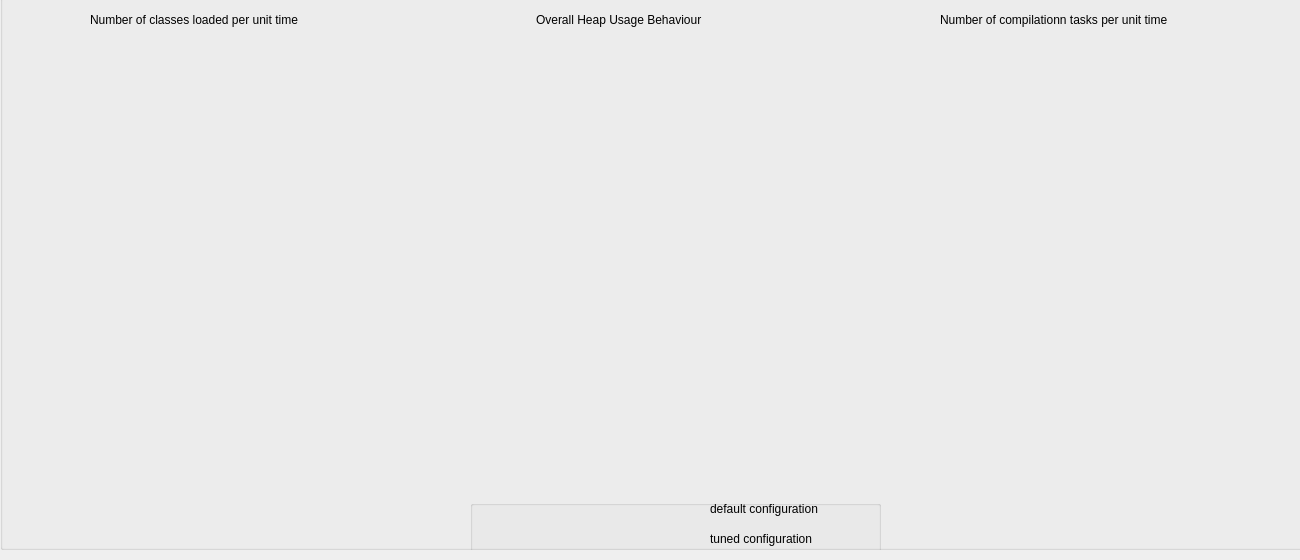
<?xml version="1.0" encoding="UTF-8"?>
<ui version="4.0">
 <class>jstat_profiler_data_visualizer</class>
 <widget class="QWidget" name="jstat_profiler_data_visualizer">
  <property name="geometry">
   <rect>
    <x>0</x>
    <y>0</y>
    <width>1300</width>
    <height>560</height>
   </rect>
  </property>
  <property name="maximumSize">
   <size>
    <width>1320</width>
    <height>560</height>
   </size>
  </property>
  <property name="windowTitle">
   <string>Jstat Java Virtual Machine Profiling Graphs</string>
  </property>
  <widget class="QGroupBox" name="groupBox">
   <property name="geometry">
    <rect>
     <x>0</x>
     <y>-20</y>
     <width>1318</width>
     <height>570</height>
    </rect>
   </property>
   <property name="maximumSize">
    <size>
     <width>1318</width>
     <height>570</height>
    </size>
   </property>
   <property name="title">
    <string>Jstat Java Profile information</string>
   </property>
   <widget class="QCustomPlot" name="graph_class" native="true">
    <property name="geometry">
     <rect>
      <x>10</x>
      <y>50</y>
      <width>421</width>
      <height>461</height>
     </rect>
    </property>
   </widget>
   <widget class="QCustomPlot" name="graph_gc" native="true">
    <property name="geometry">
     <rect>
      <x>440</x>
      <y>50</y>
      <width>421</width>
      <height>461</height>
     </rect>
    </property>
   </widget>
   <widget class="QCustomPlot" name="graph_compiler" native="true">
    <property name="geometry">
     <rect>
      <x>870</x>
      <y>50</y>
      <width>421</width>
      <height>461</height>
     </rect>
    </property>
   </widget>
   <widget class="QLabel" name="label">
    <property name="geometry">
     <rect>
      <x>536</x>
      <y>30</y>
      <width>221</width>
      <height>20</height>
     </rect>
    </property>
    <property name="text">
     <string>Overall Heap Usage Behaviour</string>
    </property>
   </widget>
   <widget class="QLabel" name="label_2">
    <property name="geometry">
     <rect>
      <x>90</x>
      <y>30</y>
      <width>291</width>
      <height>20</height>
     </rect>
    </property>
    <property name="text">
     <string>Number of classes loaded per unit time</string>
    </property>
   </widget>
   <widget class="QLabel" name="label_3">
    <property name="geometry">
     <rect>
      <x>940</x>
      <y>30</y>
      <width>341</width>
      <height>20</height>
     </rect>
    </property>
    <property name="text">
     <string>Number of compilationn tasks per unit time</string>
    </property>
   </widget>
   <widget class="QGroupBox" name="groupBox_2">
    <property name="geometry">
     <rect>
      <x>470</x>
      <y>520</y>
      <width>411</width>
      <height>81</height>
     </rect>
    </property>
    <property name="title">
     <string/>
    </property>
    <widget class="QLabel" name="label_4">
     <property name="geometry">
      <rect>
       <x>240</x>
       <y>0</y>
       <width>181</width>
       <height>17</height>
      </rect>
     </property>
     <property name="text">
      <string>default configuration</string>
     </property>
    </widget>
    <widget class="QLabel" name="label_5">
     <property name="geometry">
      <rect>
       <x>240</x>
       <y>30</y>
       <width>181</width>
       <height>17</height>
      </rect>
     </property>
     <property name="text">
      <string>tuned configuration</string>
     </property>
    </widget>
   </widget>
  </widget>
 </widget>
 <customwidgets>
  <customwidget>
   <class>QCustomPlot</class>
   <extends>QWidget</extends>
   <header>qcustomplot.h</header>
   <container>1</container>
  </customwidget>
 </customwidgets>
 <resources/>
 <connections/>
</ui>
